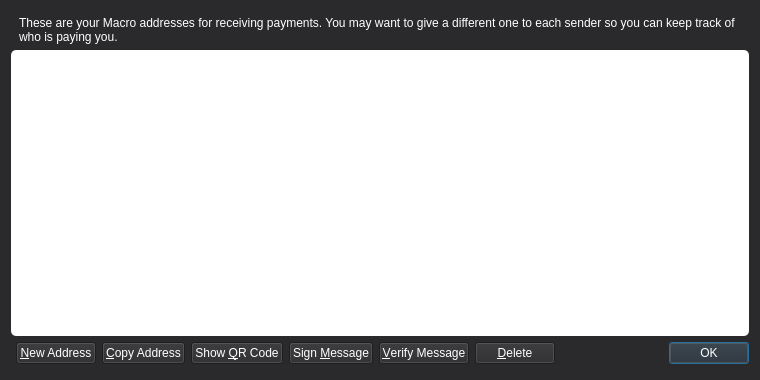
<?xml version="1.0" encoding="UTF-8"?>
<ui version="4.0">
 <class>AddressBookPage</class>
 <widget class="QWidget" name="AddressBookPage">
  <property name="geometry">
   <rect>
    <x>0</x>
    <y>0</y>
    <width>760</width>
    <height>380</height>
   </rect>
  </property>
  <property name="windowTitle">
   <string>Address Book</string>
  </property>
  <property name="styleSheet">
   <string notr="true"> background-color: rgb(42,42,44); color: white; </string>
  </property>
  <layout class="QVBoxLayout" name="verticalLayout">
   <item>
    <widget class="QLabel" name="labelExplanation">
     <property name="styleSheet">
      <string notr="true">margin: 5px; margin-bottom: 0px</string>
     </property>
     <property name="text">
      <string>These are your Macro addresses for receiving payments. You may want to give a different one to each sender so you can keep track of who is paying you.</string>
     </property>
     <property name="textFormat">
      <enum>Qt::PlainText</enum>
     </property>
     <property name="wordWrap">
      <bool>true</bool>
     </property>
    </widget>
   </item>
   <item>
    <widget class="QTableView" name="tableView">
     <property name="contextMenuPolicy">
      <enum>Qt::CustomContextMenu</enum>
     </property>
     <property name="toolTip">
      <string>Double-click to edit address or label</string>
     </property>
     <property name="styleSheet">
      <string notr="true"> background: white; border-radius: 5px; padding-top:2px; padding-bottom:2px; color:rgb(42,42,44)</string>
     </property>
     <property name="tabKeyNavigation">
      <bool>false</bool>
     </property>
     <property name="selectionMode">
      <enum>QAbstractItemView::SingleSelection</enum>
     </property>
     <property name="selectionBehavior">
      <enum>QAbstractItemView::SelectRows</enum>
     </property>
     <property name="sortingEnabled">
      <bool>true</bool>
     </property>
     <attribute name="verticalHeaderVisible">
      <bool>false</bool>
     </attribute>
    </widget>
   </item>
   <item>
    <layout class="QHBoxLayout" name="horizontalLayout">
     <property name="leftMargin">
      <number>5</number>
     </property>
     <property name="bottomMargin">
      <number>5</number>
     </property>
     <item>
      <widget class="QPushButton" name="newAddressButton">
       <property name="toolTip">
        <string>Create a new address</string>
       </property>
       <property name="text">
        <string>&amp;New Address</string>
       </property>
      </widget>
     </item>
     <item>
      <widget class="QPushButton" name="copyToClipboard">
       <property name="toolTip">
        <string>Copy the currently selected address to the system clipboard</string>
       </property>
       <property name="text">
        <string>&amp;Copy Address</string>
       </property>
      </widget>
     </item>
     <item>
      <widget class="QPushButton" name="showQRCode">
       <property name="text">
        <string>Show &amp;QR Code</string>
       </property>
      </widget>
     </item>
     <item>
      <widget class="QPushButton" name="signMessage">
       <property name="toolTip">
        <string>Sign a message to prove you own a Macro address</string>
       </property>
       <property name="text">
        <string>Sign &amp;Message</string>
       </property>
      </widget>
     </item>
     <item>
      <widget class="QPushButton" name="verifyMessage">
       <property name="toolTip">
        <string>Verify a message to ensure it was signed with a specified Macro address</string>
       </property>
       <property name="text">
        <string>&amp;Verify Message</string>
       </property>
      </widget>
     </item>
     <item>
      <widget class="QPushButton" name="deleteButton">
       <property name="toolTip">
        <string>Delete the currently selected address from the list</string>
       </property>
       <property name="text">
        <string>&amp;Delete</string>
       </property>
      </widget>
     </item>
     <item>
      <spacer name="horizontalSpacer">
       <property name="orientation">
        <enum>Qt::Horizontal</enum>
       </property>
       <property name="sizeHint" stdset="0">
        <size>
         <width>40</width>
         <height>20</height>
        </size>
       </property>
      </spacer>
     </item>
     <item>
      <widget class="QDialogButtonBox" name="buttonBox">
       <property name="sizePolicy">
        <sizepolicy hsizetype="Maximum" vsizetype="Fixed">
         <horstretch>0</horstretch>
         <verstretch>0</verstretch>
        </sizepolicy>
       </property>
       <property name="styleSheet">
        <string notr="true"/>
       </property>
       <property name="standardButtons">
        <set>QDialogButtonBox::Ok</set>
       </property>
      </widget>
     </item>
    </layout>
   </item>
  </layout>
 </widget>
 <resources/>
 <connections/>
</ui>
